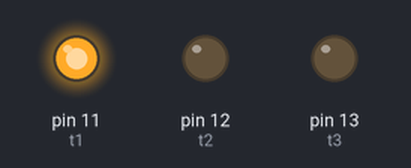
This sketch was run on a simulated Arduino Uno, built with avr-gcc and run on an emulated ATmega328P. Parts: output pins drawn as LEDs (lit = HIGH). Pins used as bus, display or sensor lines are not drawn.

Above: at 2.2 s.
At 6.7 s:
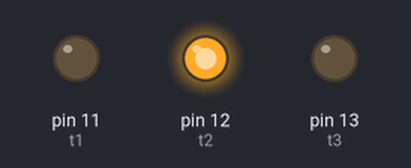
At 11.2 s:
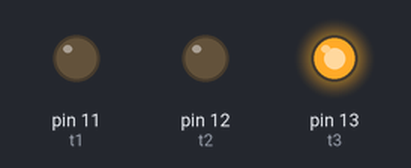
At 13.7 s:
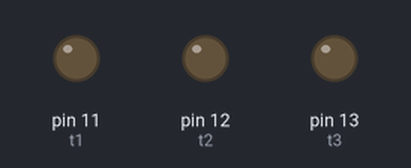
Timing chart, 0 to 18.2 s (numbered marks = the images above):
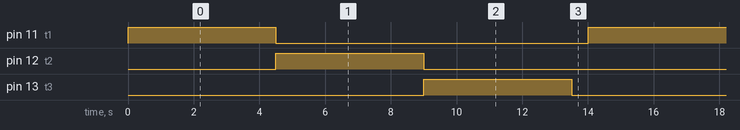

The sketch:

exercici__5.1.ino
```cpp
  const int c1 = 10;
  const int c2 = 9;
  const int c3 = 8;
  const int c4 = 7;
  const int c5 = 6;
  const int c6 = 5;
  const int c7 = 4;
  const int c8 = 3;
  const int c9 = 2;
  const int t1 = 11;
  const int t2 = 12;
  const int t3 = 13;

  void setup() {
  pinMode (c1, OUTPUT);
  pinMode (c2, OUTPUT);
  pinMode (c3, OUTPUT);
  pinMode (c4, OUTPUT);
  pinMode (c5, OUTPUT);
  pinMode (c6, OUTPUT);
  pinMode (c7, OUTPUT);
  pinMode (c8, OUTPUT);
  pinMode (c9, OUTPUT);
  pinMode (t1, OUTPUT);
  pinMode (t2, OUTPUT);
  pinMode (t3, OUTPUT);
}

  void loop() {
  // put your main code here, to run repeatedly:

  digitalWrite (t1,HIGH);
  digitalWrite (c1,HIGH);
  delay (500);
  digitalWrite (c1,LOW);
  digitalWrite (c2,HIGH);
  delay (500);
  digitalWrite (c2,LOW);
  digitalWrite (c3,HIGH);
  delay (500);
  digitalWrite (c3,LOW);
  digitalWrite (c4,HIGH);
  delay (500);
  digitalWrite (c4,LOW);
  digitalWrite (c5,HIGH);
  delay (500);
  digitalWrite (c5,LOW);
  digitalWrite (c6,HIGH);
  delay (500);
  digitalWrite (c6,LOW);
  digitalWrite (c7,HIGH);
  delay (500);
  digitalWrite (c7,LOW);
  digitalWrite (c8,HIGH);
  delay (500);
  digitalWrite (c8,LOW);
  digitalWrite (c9,HIGH);
  delay (500);
  digitalWrite (c9,LOW);
  digitalWrite (t1,LOW);
  digitalWrite (t2,HIGH);
  digitalWrite (c1,HIGH);
  delay (500);
  digitalWrite (c1,LOW);
  digitalWrite (c2,HIGH);
  delay (500);
  digitalWrite (c2,LOW);
  digitalWrite (c3,HIGH);
  delay (500);
  digitalWrite (c3,LOW);
  digitalWrite (c4,HIGH);
  delay (500);
  digitalWrite (c4,LOW);
  digitalWrite (c5,HIGH);
  delay (500);
  digitalWrite (c5,LOW);
  digitalWrite (c6,HIGH);
  delay (500);
  digitalWrite (c6,LOW);
  digitalWrite (c7,HIGH);
  delay (500);
  digitalWrite (c7,LOW);
  digitalWrite (c8,HIGH);
  delay (500);
  digitalWrite (c8,LOW);
  digitalWrite (c9,HIGH);
  delay (500);
  digitalWrite (c9,LOW);
  digitalWrite (t2,LOW);
  digitalWrite (t3,HIGH);
  digitalWrite (c1,HIGH);
  delay (500);
  digitalWrite (c1,LOW);
  digitalWrite (c2,HIGH);
  delay (500);
  digitalWrite (c2,LOW);
  digitalWrite (c3,HIGH);
  delay (500);
  digitalWrite (c3,LOW);
  digitalWrite (c4,HIGH);
  delay (500);
  digitalWrite (c4,LOW);
  digitalWrite (c5,HIGH);
  delay (500);
  digitalWrite (c5,LOW);
  digitalWrite (c6,HIGH);
  delay (500);
  digitalWrite (c6,LOW);
  digitalWrite (c7,HIGH);
  delay (500);
  digitalWrite (c7,LOW);
  digitalWrite (c8,HIGH);
  delay (500);
  digitalWrite (c8,LOW);
  digitalWrite (c9,HIGH);
  delay (500);
  digitalWrite (c9,LOW);
  digitalWrite (t3,LOW);
  delay (500);

}
```

Measured:
- by itself, pin 11 (t1), pin 12 (t2), pin 13 (t3): alternates HIGH for 4.5 s and LOW for 9.5 s
- by itself, everything shown: repeats every 14.0 s, in 4 steps
